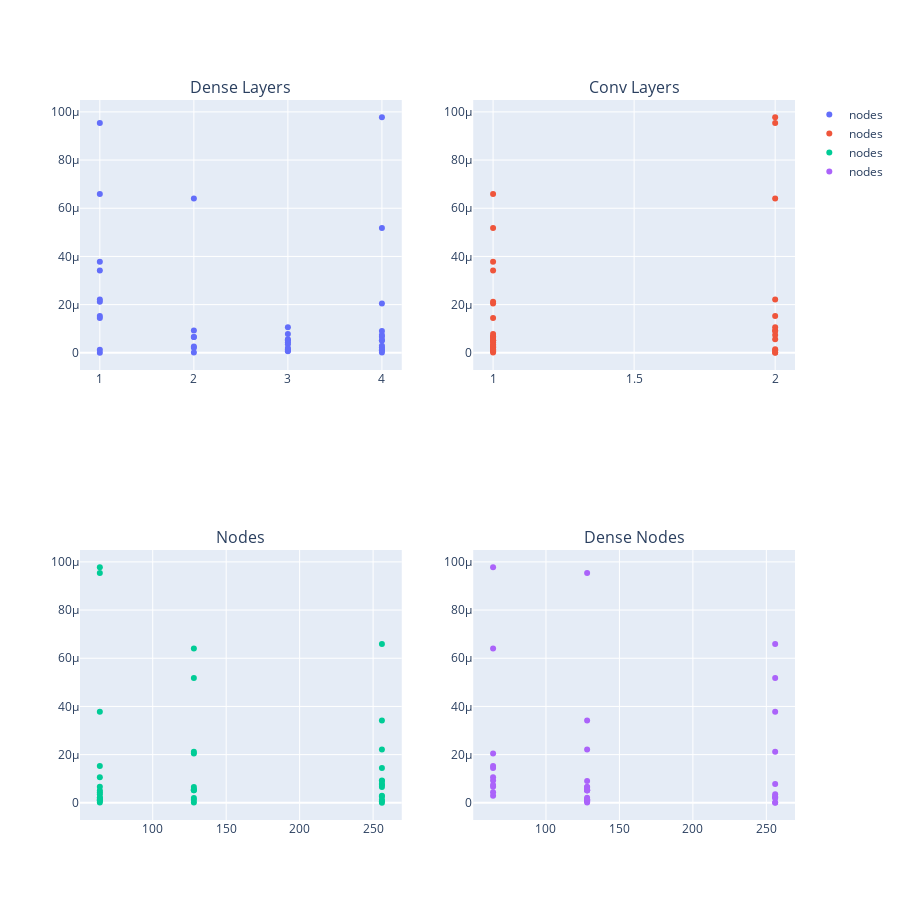

The notebook cell saved with this chart:
### Code cell
fig = make_subplots(rows=2, cols=2, subplot_titles=("Dense Layers", "Conv Layers", "Nodes", "Dense Nodes"))

fig.append_trace(go.Scatter(x=df["dense_layers"], y=df["loss"], text=df["nodes"], name="nodes", mode="markers"), 1, 1)
fig.append_trace(go.Scatter(x=df["conv_layers"], y=df["loss"], text=df["nodes"], name="nodes", mode="markers"), 1, 2)

fig.append_trace(go.Scatter(x=df["nodes"], y=df["loss"], text=df["nodes"], name="nodes", mode="markers"), 2, 1)
fig.append_trace(go.Scatter(x=df["dense_nodes"], y=df["loss"], text=df["nodes"], name="nodes", mode="markers"), 2, 2)

fig.update_layout(autosize=True, height=900,)

fig.show()

### Figure 1 — Plotly figure (JSON) as saved in the notebook; plotly's stock layout.template omitted (floating-point values rounded to 4 significant figures)
{"data": [{"mode": "markers", "name": "nodes", "text": [128, 128, 128, 256, 256, 256, 256, 256, 256, 64, 64, 64, 256, 64, 64, 128, 256, 64, 64, 64, 64, 64, 128, 128, 128, 256, 256, 64, 64, 64, 64, 64, 128, 128, 128, 128, 256, 256, 256, 256], "type": "scatter", "x": [1, 2, 1, 1, 1, 2, 2, 1, 1, 1, 1, 1, 1, 2, 2, 2, 2, 3, 3, 3, 3, 3, 3, 3, 3, 3, 3, 4, 4, 4, 4, 4, 4, 4, 4, 4, 4, 4, 4, 4], "xaxis": "x", "y": [1.236e-06, 6.608e-06, 2.117e-05, 3.42e-05, 6.59e-05, 6.511e-06, 2.606e-06, 2.217e-05, 1.998e-08, 1.525e-05, 9.536e-05, 3.776e-05, 1.44e-05, 2.05e-06, 1.242e-07, 6.407e-05, 9.301e-06, 4.341e-06, 1.061e-05, 9.015e-07, 1.433e-06, 3.546e-06, 5.21e-06, 5.62e-06, 2.038e-06, 6.71e-07, 7.79e-06, 6.637e-06, 9.778e-05, 5.101e-06, 1.087e-06, 2.249e-06, 2.045e-05, 5.235e-06, 1.703e-07, 5.182e-05, 2.969e-06, 7.428e-06, 1.217e-06, 9.06e-06], "yaxis": "y"}, {"mode": "markers", "name": "nodes", "text": [128, 128, 128, 256, 256, 256, 256, 256, 256, 64, 64, 64, 256, 64, 64, 128, 256, 64, 64, 64, 64, 64, 128, 128, 128, 256, 256, 64, 64, 64, 64, 64, 128, 128, 128, 128, 256, 256, 256, 256], "type": "scatter", "x": [1, 1, 1, 1, 1, 1, 1, 2, 2, 2, 2, 1, 1, 1, 1, 2, 2, 1, 2, 1, 2, 1, 1, 2, 1, 1, 1, 1, 2, 1, 2, 1, 1, 1, 2, 1, 1, 2, 1, 2], "xaxis": "x2", "y": [1.236e-06, 6.608e-06, 2.117e-05, 3.42e-05, 6.59e-05, 6.511e-06, 2.606e-06, 2.217e-05, 1.998e-08, 1.525e-05, 9.536e-05, 3.776e-05, 1.44e-05, 2.05e-06, 1.242e-07, 6.407e-05, 9.301e-06, 4.341e-06, 1.061e-05, 9.015e-07, 1.433e-06, 3.546e-06, 5.21e-06, 5.62e-06, 2.038e-06, 6.71e-07, 7.79e-06, 6.637e-06, 9.778e-05, 5.101e-06, 1.087e-06, 2.249e-06, 2.045e-05, 5.235e-06, 1.703e-07, 5.182e-05, 2.969e-06, 7.428e-06, 1.217e-06, 9.06e-06], "yaxis": "y2"}, {"mode": "markers", "name": "nodes", "text": [128, 128, 128, 256, 256, 256, 256, 256, 256, 64, 64, 64, 256, 64, 64, 128, 256, 64, 64, 64, 64, 64, 128, 128, 128, 256, 256, 64, 64, 64, 64, 64, 128, 128, 128, 128, 256, 256, 256, 256], "type": "scatter", "x": [128, 128, 128, 256, 256, 256, 256, 256, 256, 64, 64, 64, 256, 64, 64, 128, 256, 64, 64, 64, 64, 64, 128, 128, 128, 256, 256, 64, 64, 64, 64, 64, 128, 128, 128, 128, 256, 256, 256, 256], "xaxis": "x3", "y": [1.236e-06, 6.608e-06, 2.117e-05, 3.42e-05, 6.59e-05, 6.511e-06, 2.606e-06, 2.217e-05, 1.998e-08, 1.525e-05, 9.536e-05, 3.776e-05, 1.44e-05, 2.05e-06, 1.242e-07, 6.407e-05, 9.301e-06, 4.341e-06, 1.061e-05, 9.015e-07, 1.433e-06, 3.546e-06, 5.21e-06, 5.62e-06, 2.038e-06, 6.71e-07, 7.79e-06, 6.637e-06, 9.778e-05, 5.101e-06, 1.087e-06, 2.249e-06, 2.045e-05, 5.235e-06, 1.703e-07, 5.182e-05, 2.969e-06, 7.428e-06, 1.217e-06, 9.06e-06], "yaxis": "y3"}, {"mode": "markers", "name": "nodes", "text": [128, 128, 128, 256, 256, 256, 256, 256, 256, 64, 64, 64, 256, 64, 64, 128, 256, 64, 64, 64, 64, 64, 128, 128, 128, 256, 256, 64, 64, 64, 64, 64, 128, 128, 128, 128, 256, 256, 256, 256], "type": "scatter", "x": [128, 128, 256, 128, 256, 128, 256, 128, 256, 64, 128, 256, 64, 128, 256, 64, 64, 64, 64, 128, 128, 256, 128, 128, 256, 128, 256, 64, 64, 128, 128, 256, 64, 128, 128, 256, 64, 64, 128, 128], "xaxis": "x4", "y": [1.236e-06, 6.608e-06, 2.117e-05, 3.42e-05, 6.59e-05, 6.511e-06, 2.606e-06, 2.217e-05, 1.998e-08, 1.525e-05, 9.536e-05, 3.776e-05, 1.44e-05, 2.05e-06, 1.242e-07, 6.407e-05, 9.301e-06, 4.341e-06, 1.061e-05, 9.015e-07, 1.433e-06, 3.546e-06, 5.21e-06, 5.62e-06, 2.038e-06, 6.71e-07, 7.79e-06, 6.637e-06, 9.778e-05, 5.101e-06, 1.087e-06, 2.249e-06, 2.045e-05, 5.235e-06, 1.703e-07, 5.182e-05, 2.969e-06, 7.428e-06, 1.217e-06, 9.06e-06], "yaxis": "y4"}], "layout": {"annotations": [{"font": {"size": 16}, "showarrow": false, "text": "Dense Layers", "x": 0.225, "xanchor": "center", "xref": "paper", "y": 1, "yanchor": "bottom", "yref": "paper"}, {"font": {"size": 16}, "showarrow": false, "text": "Conv Layers", "x": 0.775, "xanchor": "center", "xref": "paper", "y": 1, "yanchor": "bottom", "yref": "paper"}, {"font": {"size": 16}, "showarrow": false, "text": "Nodes", "x": 0.225, "xanchor": "center", "xref": "paper", "y": 0.375, "yanchor": "bottom", "yref": "paper"}, {"font": {"size": 16}, "showarrow": false, "text": "Dense Nodes", "x": 0.775, "xanchor": "center", "xref": "paper", "y": 0.375, "yanchor": "bottom", "yref": "paper"}], "autosize": true, "height": 900, "xaxis": {"anchor": "y", "domain": [0, 0.45]}, "xaxis2": {"anchor": "y2", "domain": [0.55, 1]}, "xaxis3": {"anchor": "y3", "domain": [0, 0.45]}, "xaxis4": {"anchor": "y4", "domain": [0.55, 1]}, "yaxis": {"anchor": "x", "domain": [0.625, 1]}, "yaxis2": {"anchor": "x2", "domain": [0.625, 1]}, "yaxis3": {"anchor": "x3", "domain": [0, 0.375]}, "yaxis4": {"anchor": "x4", "domain": [0, 0.375]}}}
